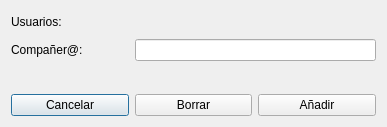
<?xml version="1.0" encoding="UTF-8"?>
<ui version="4.0">
 <class>UserDialog</class>
 <widget class="QDialog" name="UserDialog">
  <property name="geometry">
   <rect>
    <x>0</x>
    <y>0</y>
    <width>387</width>
    <height>127</height>
   </rect>
  </property>
  <property name="windowTitle">
   <string>Dialog</string>
  </property>
  <layout class="QGridLayout" name="gridLayout">
   <item row="1" column="0">
    <widget class="QLabel" name="label">
     <property name="text">
      <string>Compañer@:</string>
     </property>
    </widget>
   </item>
   <item row="1" column="1" colspan="2">
    <widget class="QLineEdit" name="userName"/>
   </item>
   <item row="3" column="0">
    <widget class="QPushButton" name="cancelButton">
     <property name="text">
      <string>Cancelar</string>
     </property>
    </widget>
   </item>
   <item row="3" column="2">
    <widget class="QPushButton" name="addButton">
     <property name="text">
      <string>Añadir</string>
     </property>
    </widget>
   </item>
   <item row="2" column="0" colspan="3">
    <widget class="QLabel" name="errorLabel">
     <property name="palette">
      <palette>
       <active>
        <colorrole role="WindowText">
         <brush brushstyle="SolidPattern">
          <color alpha="255">
           <red>255</red>
           <green>0</green>
           <blue>0</blue>
          </color>
         </brush>
        </colorrole>
       </active>
       <inactive>
        <colorrole role="WindowText">
         <brush brushstyle="SolidPattern">
          <color alpha="255">
           <red>255</red>
           <green>0</green>
           <blue>0</blue>
          </color>
         </brush>
        </colorrole>
       </inactive>
       <disabled>
        <colorrole role="WindowText">
         <brush brushstyle="SolidPattern">
          <color alpha="255">
           <red>118</red>
           <green>118</green>
           <blue>117</blue>
          </color>
         </brush>
        </colorrole>
       </disabled>
      </palette>
     </property>
     <property name="text">
      <string/>
     </property>
    </widget>
   </item>
   <item row="0" column="0" colspan="3">
    <widget class="QLabel" name="usersLabel">
     <property name="text">
      <string>Usuarios:</string>
     </property>
    </widget>
   </item>
   <item row="3" column="1">
    <widget class="QPushButton" name="deleteButton">
     <property name="text">
      <string>Borrar</string>
     </property>
    </widget>
   </item>
  </layout>
 </widget>
 <resources/>
 <connections>
  <connection>
   <sender>cancelButton</sender>
   <signal>clicked()</signal>
   <receiver>UserDialog</receiver>
   <slot>reject()</slot>
   <hints>
    <hint type="sourcelabel">
     <x>56</x>
     <y>54</y>
    </hint>
    <hint type="destinationlabel">
     <x>35</x>
     <y>78</y>
    </hint>
   </hints>
  </connection>
  <connection>
   <sender>addButton</sender>
   <signal>clicked()</signal>
   <receiver>UserDialog</receiver>
   <slot>addUser()</slot>
   <hints>
    <hint type="sourcelabel">
     <x>206</x>
     <y>61</y>
    </hint>
    <hint type="destinationlabel">
     <x>187</x>
     <y>78</y>
    </hint>
   </hints>
  </connection>
 </connections>
 <slots>
  <slot>addUser()</slot>
 </slots>
</ui>
